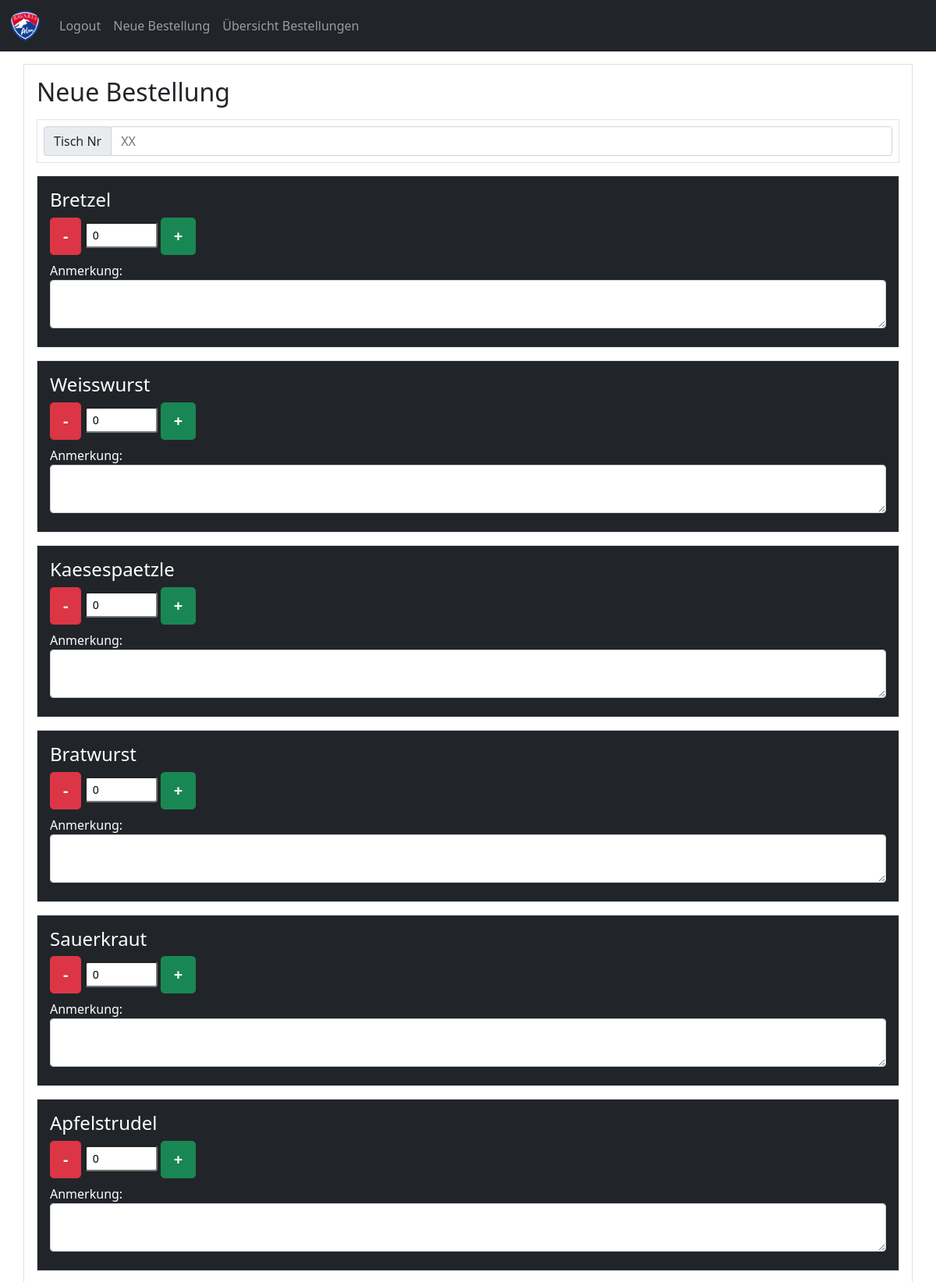
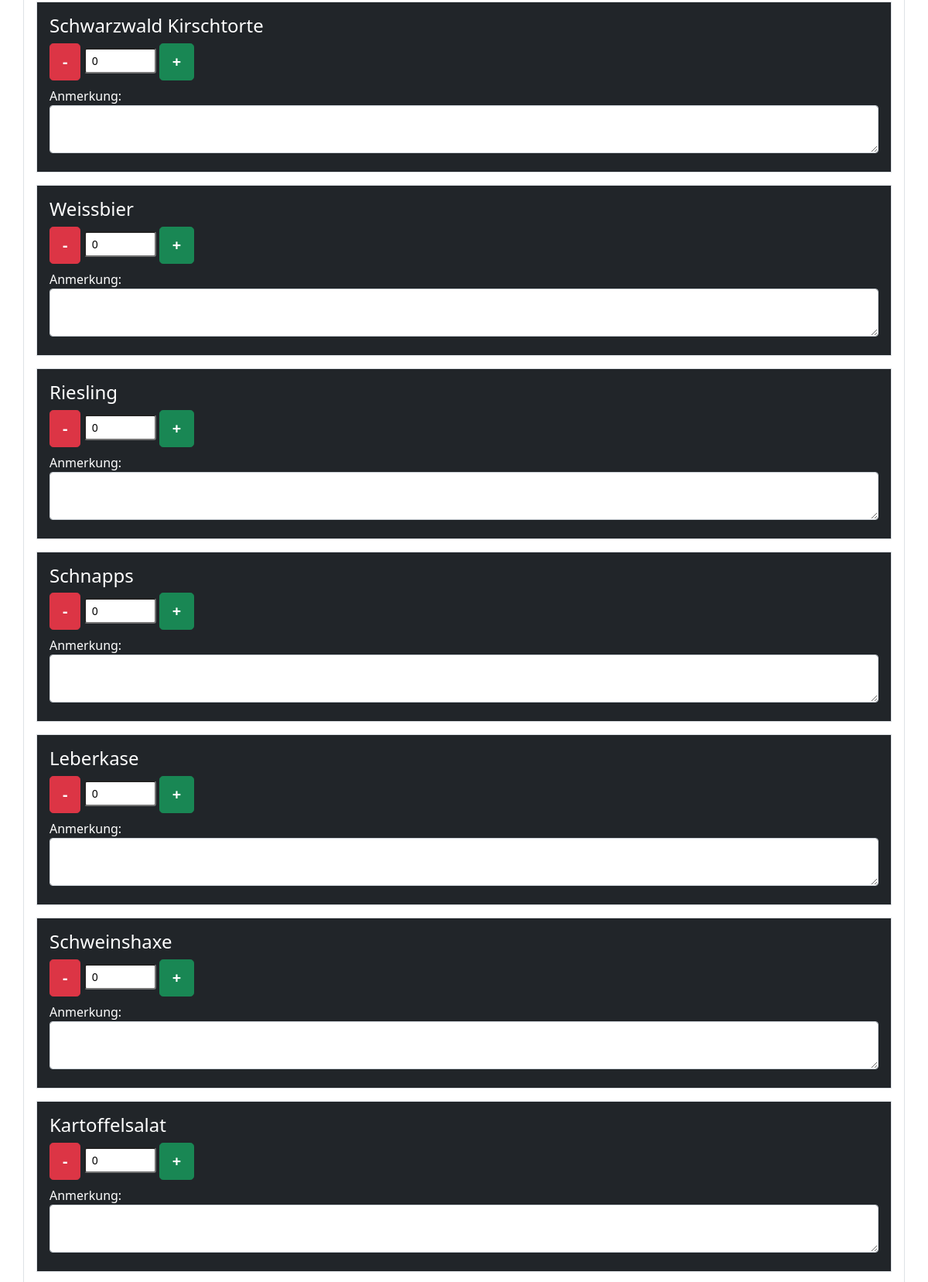
The page /order/ (signed in, upper part) on the database its author committed (2 pictures, top to bottom).
### order/models.py (models this page shows, shortened)
class Speisekarte(models.Model):
    name = models.CharField(max_length=50)
    id_name = models.CharField(max_length=30)
    kategorie = models.IntegerField(blank=True, null=True)
    preis = models.FloatField()
    anzahl = models.IntegerField()
    anzahl_bestellt = models.IntegerField(default=0)
    limit = models.BooleanField()
    verfuegbar = models.BooleanField()

### order/views.py (the view, shortened to what this page needs)
# urls.py: path('order/', include('order.urls')),
@login_required(login_url='home')
def order(request):
    if request.method == 'GET':
        speisen = Speisekarte.objects.all()
        context = {
            "speisen": speisen,
        }
        return render(request, 'order/new_order.html', context)

### order/templates/order/new_order.html (shortened to what this page needs)
{% extends 'base.html' %}
{% block content %}
    <div class="container p-3 my-3 border">
        <h2>Neue Bestellung</h2>
        <div>
            <form action="{% url 'order' %}" method="post">
                <div class="input-group mt-3 p-2 border">
                    <div class="input-group-prepend">
                        <span for="tisch_nr" class="input-group-text">Tisch Nr</span>
                    </div>
                    <input type="number" class="form-control" id="tisch_nr" name="tisch_nr"
                           size="8" min="0" max="50" placeholder="XX" required>
                </div>
                {% for speise in speisen %}
                    {% if speise.anzahl_bestellt >= speise.anzahl %}
                        <div class="section p-3 my-3 bg-secondary text-white border">
                        <h4>{{ speise.name }}</h4>
                        <div class="row>">
                            <button type="button" class="btn btn-dark btn-lg" style="text-align: center"
                                    onclick="js_subtract('{{ speise.id_name }}')"><b>-</b></button>
                            <input type="text" class="form-control-sm" id="{{ speise.id_name }}"
                                   name="{{ speise.id_name }}" value="0" maxlength="4"
                                   size="4" readonly>
                            <button type="button" class="btn btn-dark btn-lg" style="text-align: center"
                                    onclick="js_add('{{ speise.id_name }}')"><b>+</b></button>
                        </div>
                    {% else %}
                        <div class="section p-3 my-3 bg-dark text-white border">
                        <h4>{{ speise.name }}</h4>
                        <div class="row>">
                            <button type="button" class="btn btn-danger btn-lg" style="text-align: center"
                                    onclick="js_subtract('{{ speise.id_name }}')"><b>-</b></button>
                            <input type="text" class="form-control-sm" id="{{ speise.id_name }}"
                                   name="{{ speise.id_name }}" value="0" maxlength="4"
                                   size="4" readonly>
                            <button type="button" class="btn btn-success btn-lg" style="text-align: center"
                                    onclick="js_add('{{ speise.id_name }}')"><b>+</b></button>
                        </div>
                    {% endif %}
                <div class="row">
                    <div class="my-2">
                        <label for="comment">Anmerkung:</label>
                        <textarea class="form-control" rows="2" id="amk_{{ speise.id_name }}"
                                  name="amk_{{ speise.id_name }}"></textarea>
                    </div>
                </div>
                </div>
                {% endfor %}
            </form>
        </div>
    </div>
{% endblock %}

### rows shown on the page
Speisekarte: name "Bretzel"
Speisekarte: name "Weisswurst"
Speisekarte: name "Kaesespaetzle"
Speisekarte: name "Bratwurst"
Speisekarte: name "Sauerkraut"
Speisekarte: name "Apfelstrudel"
Speisekarte: name "Schwarzwald Kirschtorte"
Speisekarte: name "Weissbier"
Speisekarte: name "Riesling"
Speisekarte: name "Schnapps"
Speisekarte: name "Leberkase"
Speisekarte: name "Schweinshaxe"
Speisekarte: name "Kartoffelsalat"
